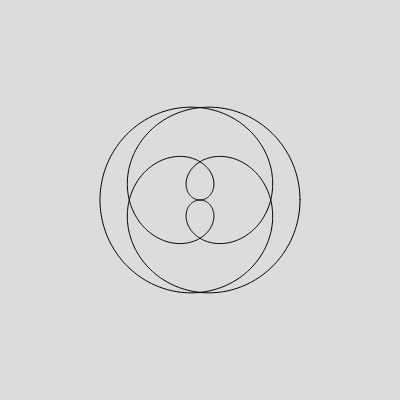
Frame 1 (no input)
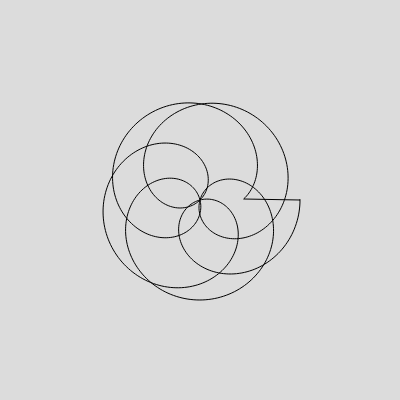
Frame 60 (no input)
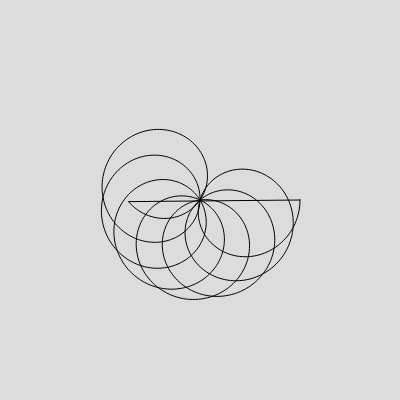
Frame 120 (the mouse pressed at the canvas centre since frame 60)

The p5.js sketch that drew these frames (run headless with seeded random() and noise() and a simulated clock; from frame 60 on, the mouse is pressed at the canvas centre):

// p5.js sketch
// ── sketch.js

let m = 0
let n = 1
let d = 4
function setup() {
  createCanvas(400, 400);
}

function draw() {
  background(220);
  noFill()
  translate(width / 2, height / 2)
beginShape()
  for (a = 0; a < TWO_PI*d; a += 0.03) {
    k  = n/d
    r = cos(k*a)
    x = r * cos(a) * 100
    y = r * sin(a) * 100
    vertex(x, y)
  }
endShape(CLOSE)  

  n += 0.02
}
